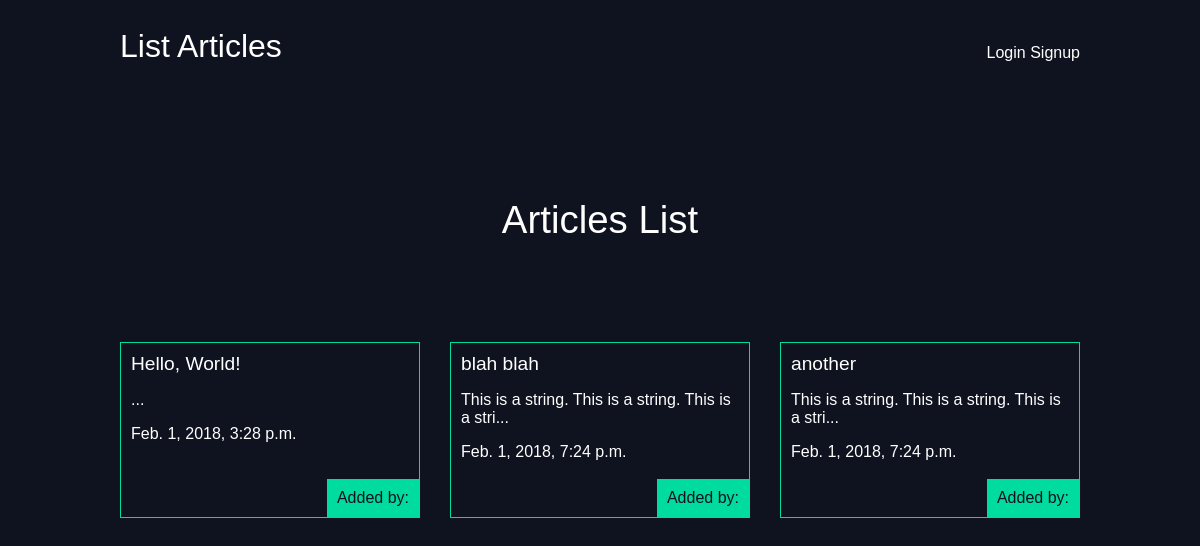
/articles/, run on an earlier commit of the app's database.
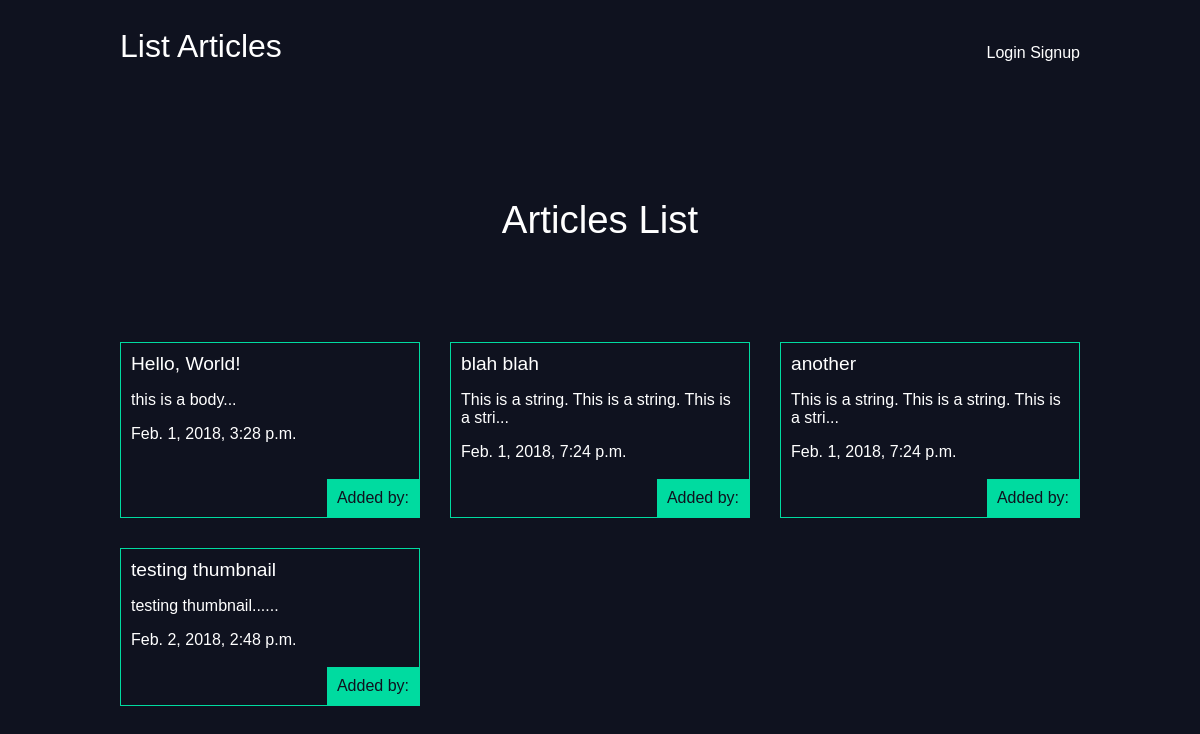
And on a later commit of the database.
### articles/models.py (models this page shows, shortened)
class Article(models.Model):
    title = models.CharField(max_length=100)
    slug = models.SlugField()
    body = models.TextField()
    date = models.DateTimeField(auto_now_add=True)
    thumb = models.ImageField(default='default.png',blank=True)
    author = models.ForeignKey(User,on_delete=models.CASCADE ,default=None)
    def snippet(self):
        return(self.body[:50]+"...")

### articles/views.py (the view)
# urls.py: path('',views.articles_list,name="list"),
def articles_list(request):
    articles = Article.objects.all().order_by('date')
    return(render(request,'articles/articles_list.html',{'articles':articles}))

### articles/templates/articles/articles_list.html
{% extends 'base_layout.html' %}
{% block content %}
  <h1>Articles List</h1>
  <div class="articles">
    {% for article in articles %}
      <div class ="article">
        <h2><a href="{% url 'articles:detail' slug=article.slug %}">{{article.title}}</a></h2>
        <p>{{ article.snippet }}</p>
        <p>{{ article.date }}</p>
        <p class="author">Added by: {{ article.author.username }}</p>
      </div>
    {% endfor %}
  </div>
{% endblock %}

What changed in the data, as far as the page shows it:
changed Article "Hello, World!": snippet "..." → "this is a body..."
added Article: title "testing thumbnail", snippet "testing thumbnail......", date "Feb. 2, 2018, 2:48 p.m."
